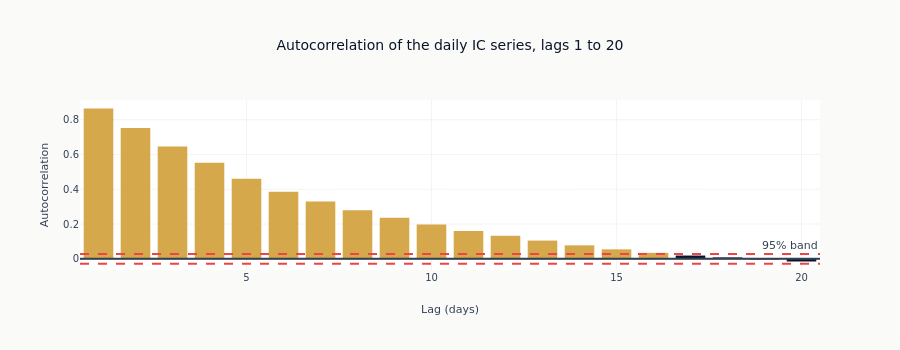

The notebook cell this image was saved under:
### Markdown cell above
### Autocorrelation in IC Series

Let's examine the autocorrelation structure directly.

### Code cell
# Compute autocorrelation function
def compute_acf(series, nlags=20):
    """Compute autocorrelation function."""
    n = len(series)
    series = series - np.mean(series)
    acf = []
    for lag in range(nlags + 1):
        if lag == 0:
            acf.append(1.0)
        else:
            acf.append(np.corrcoef(series[lag:], series[:-lag])[0, 1])
    return np.array(acf)


n_acf_lags = LABEL_HORIZON - 1
acf_values = compute_acf(ic_series, nlags=n_acf_lags)

# Significance bounds for white noise
n = len(ic_series)
sig_bound = 1.96 / np.sqrt(n)

fig = go.Figure()

n_significant_lags = sum(abs(acf_values[1:]) > sig_bound)

fig.add_trace(
    go.Bar(
        x=list(range(1, n_acf_lags + 1)),
        y=acf_values[1:],
        name="ACF",
        marker_color=[
            COLORS["amber"] if abs(v) > sig_bound else COLORS["blue"] for v in acf_values[1:]
        ],
    )
)

fig.add_hline(
    y=sig_bound, line_dash="dash", line_color=COLORS["negative"], annotation_text="95% band"
)
fig.add_hline(y=-sig_bound, line_dash="dash", line_color=COLORS["negative"])
fig.add_hline(y=0, line_color=COLORS["neutral"])

fig.update_layout(
    title=f"Autocorrelation of the daily IC series, lags 1 to {LABEL_HORIZON - 1}",
    xaxis_title="Lag (days)",
    yaxis_title="Autocorrelation",
    template="ml4t",
    height=350,
)
show_plotly_with_alt(
    fig,
    alt=(
        "A bar chart of the autocorrelation of the daily IC series against lag, from one "
        "day out to one day short of the label horizon, with dashed red lines marking the "
        "white-noise band either side of zero. The bars start just above 0.8 at lag one "
        "and fall away in a smooth, almost linear decline, reaching the band around lag "
        "sixteen. Every bar up to that point is amber, marking it outside the band; only "
        "the last few lags are inside it and drawn in navy."
    ),
)
print(f"\nSignificant autocorrelation lags: {n_significant_lags}/{n_acf_lags}")

### Figure 1 — Plotly figure (JSON) as saved in the notebook; plotly's stock layout.template omitted (floating-point values rounded to 4 significant figures)
{"data": [{"marker": {"color": ["#D4A84B", "#D4A84B", "#D4A84B", "#D4A84B", "#D4A84B", "#D4A84B", "#D4A84B", "#D4A84B", "#D4A84B", "#D4A84B", "#D4A84B", "#D4A84B", "#D4A84B", "#D4A84B", "#D4A84B", "#D4A84B", "#0a1628", "#0a1628", "#0a1628", "#0a1628"]}, "name": "ACF", "type": "bar", "x": [1, 2, 3, 4, 5, 6, 7, 8, 9, 10, 11, 12, 13, 14, 15, 16, 17, 18, 19, 20], "y": [0.8645, 0.752, 0.6465, 0.5528, 0.461, 0.3861, 0.3294, 0.2787, 0.2368, 0.1976, 0.1602, 0.1327, 0.105, 0.07749, 0.05454, 0.03444, 0.01889, 0.008261, -0.00355, -0.0153]}], "layout": {"annotations": [{"showarrow": false, "text": "95% band", "x": 1, "xanchor": "right", "xref": "x domain", "y": 0.02775, "yanchor": "bottom", "yref": "y"}], "height": 350, "shapes": [{"line": {"color": "#ef4444", "dash": "dash"}, "type": "line", "x0": 0, "x1": 1, "xref": "x domain", "y0": 0.02775, "y1": 0.02775, "yref": "y"}, {"line": {"color": "#ef4444", "dash": "dash"}, "type": "line", "x0": 0, "x1": 1, "xref": "x domain", "y0": -0.02775, "y1": -0.02775, "yref": "y"}, {"line": {"color": "#334155"}, "type": "line", "x0": 0, "x1": 1, "xref": "x domain", "y0": 0, "y1": 0, "yref": "y"}], "title": {"text": "Autocorrelation of the daily IC series, lags 1 to 20"}, "xaxis": {"title": {"text": "Lag (days)"}}, "yaxis": {"title": {"text": "Autocorrelation"}}}}
